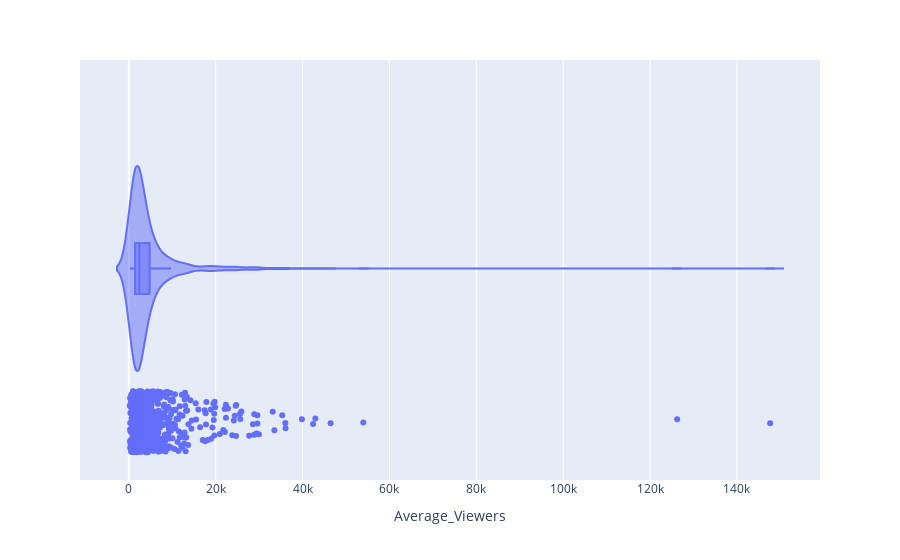

The code cell stored with this chart in its notebook:
### Code cell
# Violin Plot of Average Viewers Data

px.violin(
    twitch_modified,
    x= 'Average_Viewers',
    box=True,
    points='all'
)

### Figure 1 — Plotly figure (JSON) as saved in the notebook; plotly's stock layout.template omitted (floating-point values rounded to 4 significant figures; data arrays with more than 128 entries replaced by an {"elided": "..."} marker saying what was removed)
{"data": [{"alignmentgroup": "True", "box": {"visible": true}, "hovertemplate": "Average_Viewers=%{x}<extra></extra>", "legendgroup": "", "marker": {"color": "#636efa"}, "name": "", "offsetgroup": "", "orientation": "h", "points": "all", "scalegroup": "True", "showlegend": false, "type": "violin", "x": {"elided": "1000 int values"}, "x0": " ", "xaxis": "x", "y0": " ", "yaxis": "y"}], "layout": {"legend": {"tracegroupgap": 0}, "margin": {"t": 60}, "violinmode": "group", "xaxis": {"anchor": "y", "domain": [0, 1], "title": {"text": "Average_Viewers"}}, "yaxis": {"anchor": "x", "domain": [0, 1]}}}
